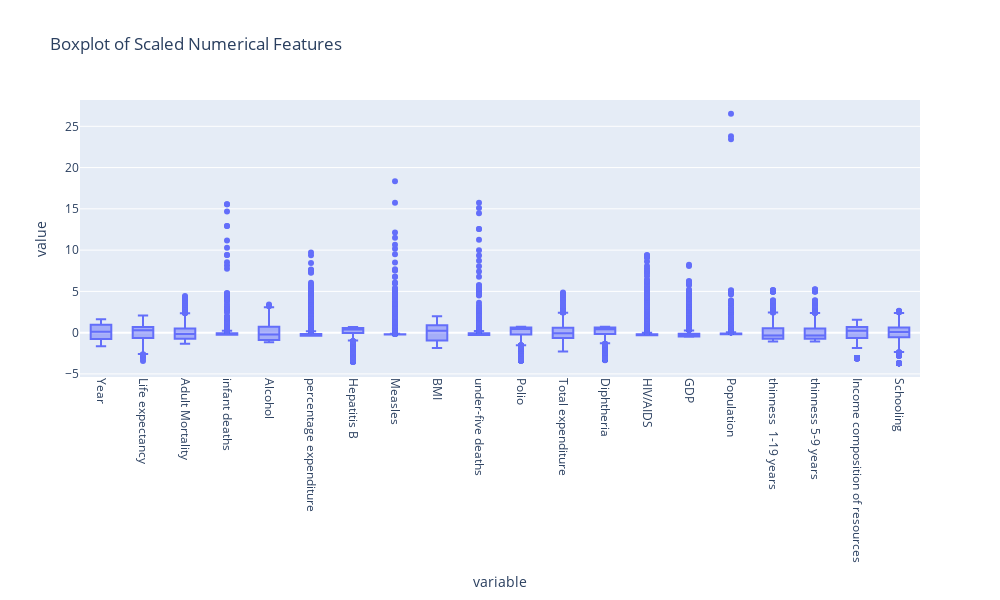

Source (notebook cell):
### Code cell
#we will have to scale parameters so we have a balanced view of the boxplot
ssc = StandardScaler()
num_train_scaled = pd.DataFrame(ssc.fit_transform(num_train), columns = num_train.columns)
fig = px.box(num_train_scaled, title = "Boxplot of Scaled Numerical Features")
fig.update_layout(width=1000, height=600, xaxis_tickangle = 90, )
fig.show()

### Figure 1 — Plotly figure (JSON) as saved in the notebook; plotly's stock layout.template omitted (floating-point values rounded to 4 significant figures; data arrays with more than 128 entries replaced by an {"elided": "..."} marker saying what was removed)
{"data": [{"alignmentgroup": "True", "hovertemplate": "variable=%{x}<br>value=%{y}<extra></extra>", "legendgroup": "", "marker": {"color": "#636efa"}, "name": "", "notched": false, "offsetgroup": "", "orientation": "v", "showlegend": false, "type": "box", "x": {"elided": "46840 str values"}, "x0": " ", "xaxis": "x", "y": {"elided": "46840 float values"}, "y0": " ", "yaxis": "y"}], "layout": {"boxmode": "group", "height": 600, "legend": {"tracegroupgap": 0}, "title": {"text": "Boxplot of Scaled Numerical Features"}, "width": 1000, "xaxis": {"anchor": "y", "domain": [0, 1], "tickangle": 90, "title": {"text": "variable"}}, "yaxis": {"anchor": "x", "domain": [0, 1], "title": {"text": "value"}}}}
